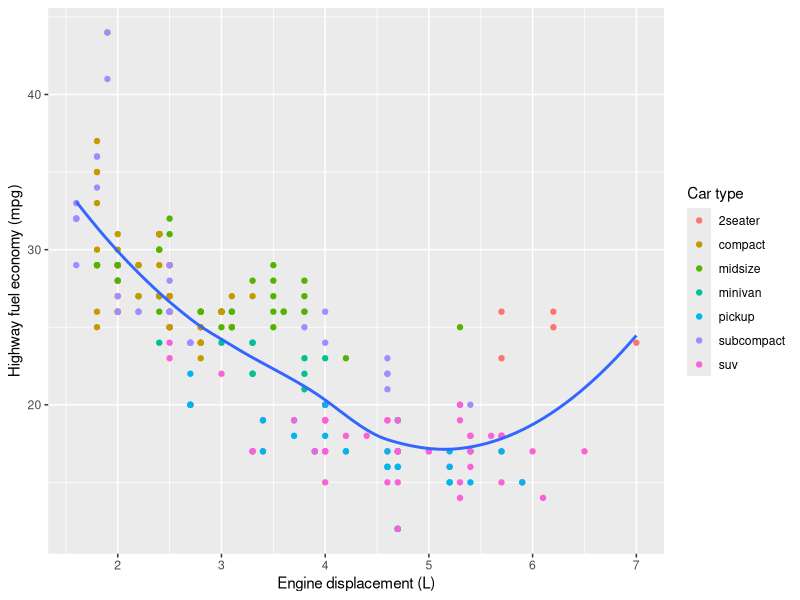
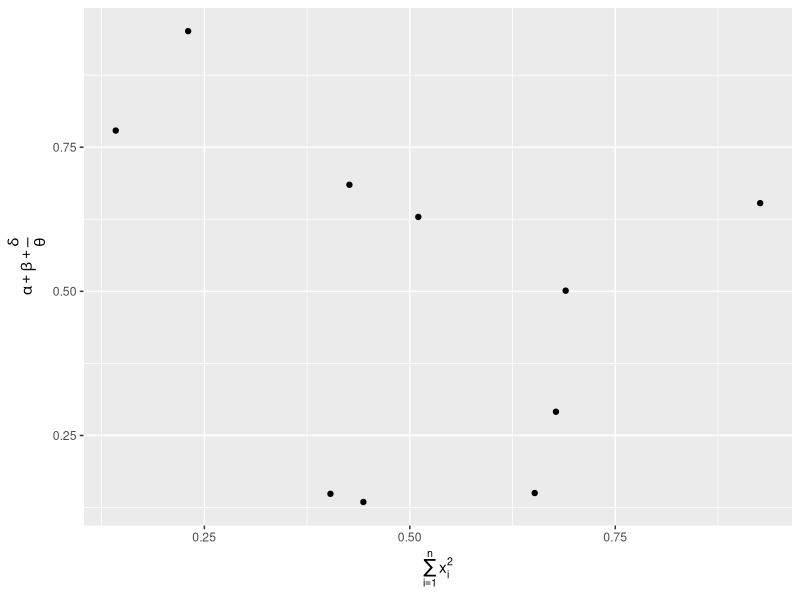
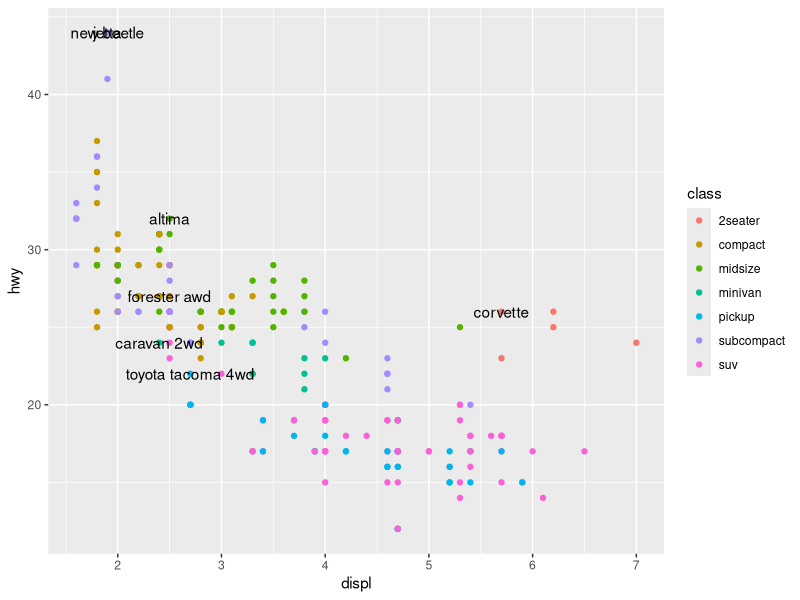
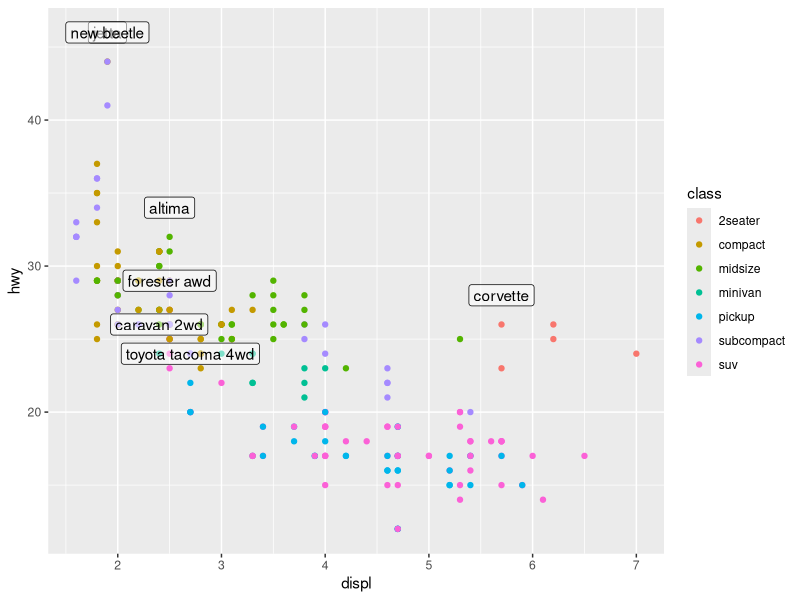
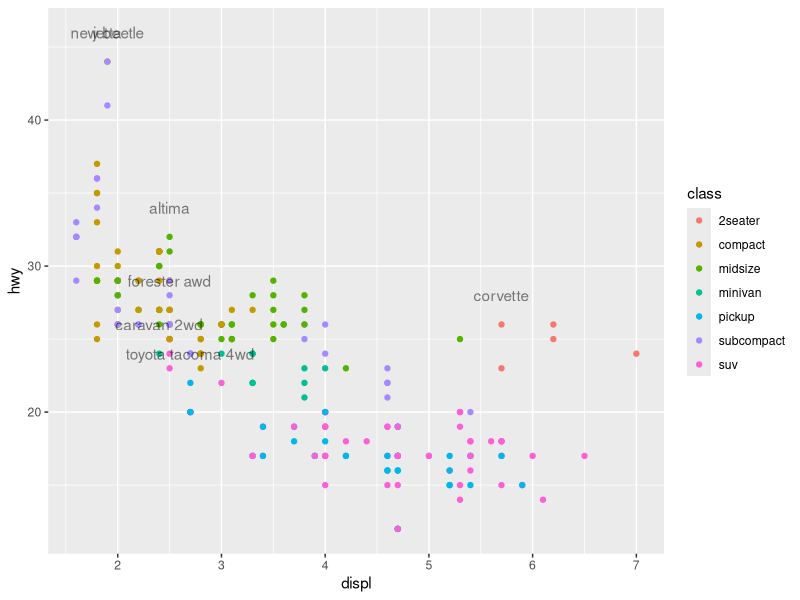
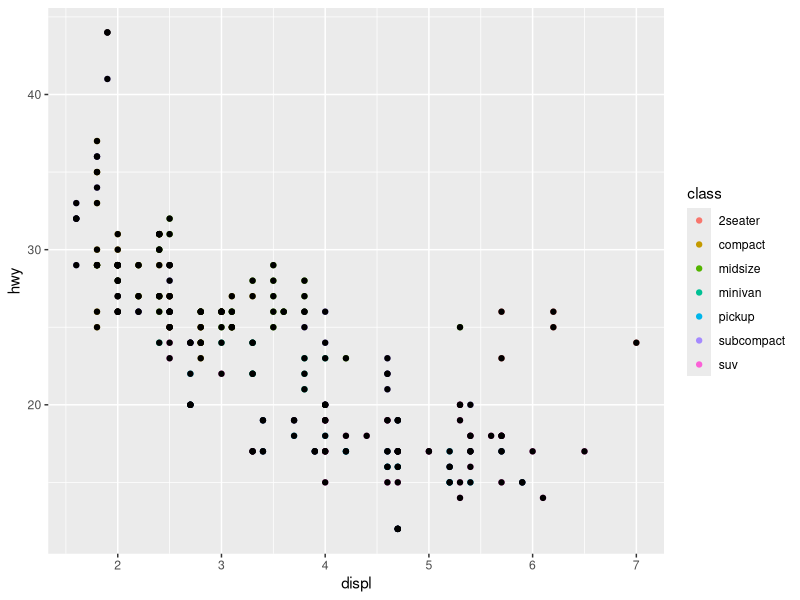
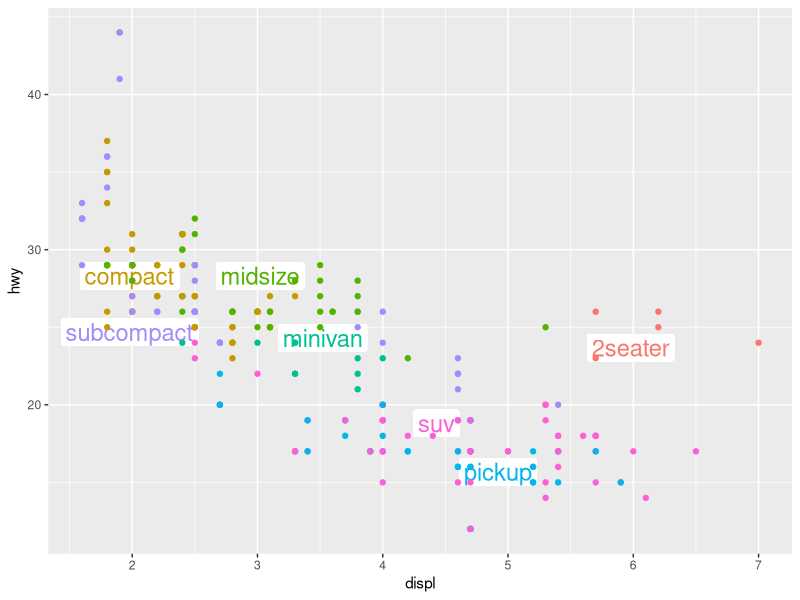
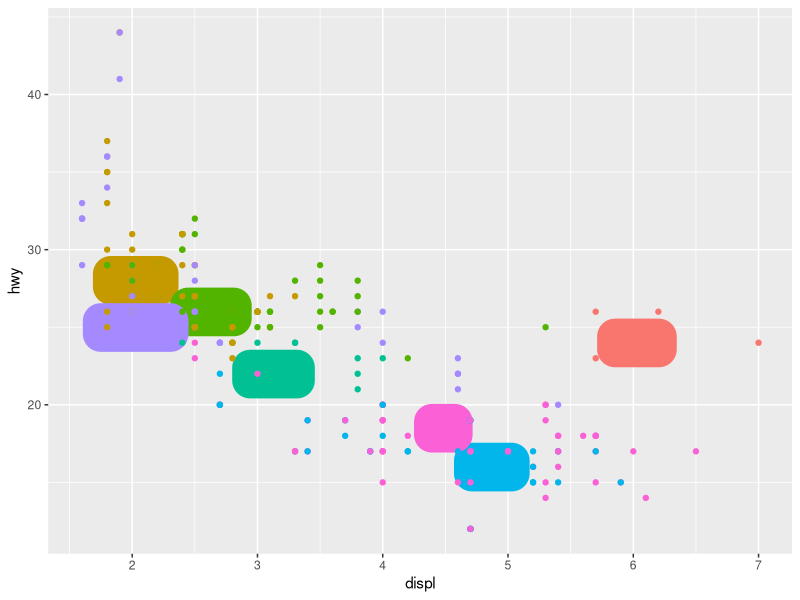

Reproduce these figures in R, in order.
#Handout 19 - March 23, 2026
# Graphics in ggplot2

library(dplyr)
library(ggplot2)

ggplot(mpg, aes(displ, hwy)) +
  geom_point(aes(colour= class)) +
  geom_smooth(se= FALSE) +
  labs(
    x= "Engine displacement (L)",
    y= "Highway fuel economy (mpg)",
    colour= "Car type"
  )

df <- tibble(
  x= runif(10), 
  y= runif(10)
)

ggplot(df, aes(x, y)) + 
  geom_point() + 
  labs(
    x= quote(sum(x[i]^2, i== 1, n)),
    y= quote(alpha + beta +frac(delta, theta))
  )

best_in_class <- mpg %>%
  group_by(class) %>%
  filter(row_number(desc(hwy))== 1)

ggplot(mpg, aes(displ, hwy)) + 
  geom_point(aes(colour= class)) +
  geom_text(aes(label= model), data= best_in_class) #text overlaps, not great visually

ggplot(mpg, aes(displ, hwy)) + 
  geom_point(aes(colour= class)) +
  geom_label(aes(label= model), data= best_in_class, 
            nudge_y= 2, alpha= 0.5) #makes titles have a black box around them

ggplot(mpg, aes(displ, hwy)) + 
  geom_point(aes(colour= class)) +
  geom_text(aes(label= model), data= best_in_class, 
             nudge_y= 2, alpha= 0.5) #makes titles transparent

library(ggrepel)

ggplot(mpg, aes(displ, hwy)) + 
  geom_point(aes(colour= class)) +
  geom_point(aes(size= 3, shape= 1, data= best_in_class) + 
               ggrepel::geom_label_repel(aes(label= model), data= best_in_class))

class_avg <-  mpg %>% group_by(class) %>%
  summarise(
    displ = median(displ), 
    hwy= median(hwy)
  )

ggplot(mpg, aes(displ, hwy, colour= class)) +
  ggrepel::geom_label_repel(aes(label= class),
                            data= class_avg, 
                            size= 6, 
                            label.size = 0, 
                            segment.color= NA) +
  geom_point() + theme(legend.position = "none")

# Adding/Removing various lines to see what they do 
ggplot(mpg, aes(displ, hwy, colour= class)) +
  ggrepel::geom_label_repel(aes(label= class),
                            data= class_avg, 
                            size= 3, 
                            label.size = 10, #this doesn't change anything?
                            segment.color= NA) +
  geom_point() + theme(legend.position = "none") #definitely want to remove legend

ggplot(mpg, aes(displ, hwy, colour= class)) +
  ggrepel::geom_label_repel(aes(label= class),
                            data= class_avg, 
                            size= 6, 
                            label.size = 0, 
                            segment.color= NA) +
  geom_point() +
  theme(legend.position = "none")

#overriding some defaults
ggplot(mpg, aes(displ, hwy)) + 
  geom_point() +
  scale_y_continuous(breaks= seq(15, 40, by= 5))

presidential %>% 
  mutate(id= 33 + row_number()) %>% 
  ggplot(aes(start, id)) +
  geom_point() +
  geom_segment(aes(xend= end, yend= id)) + #id= presidential number
  scale_x_date(NULL, breaks= presidential$start, 
               date_labels = "'%y")

#Having difficulty changing the color by party: + scale_color_manual(values= c("Republican" = "red", "Democratic"= "blue"))

#Changing legend position! 
base <- ggplot(mpg, aes(displ, hwy)) +
  geom_point(aes(colour= class))

base + theme(legend.position = "left")
base + theme(legend.position = "right") #default
base + theme(legend.position = "top")
base + theme(legend.position = "bottom")
base + theme(legend.position = "none") #suppress completely

#Changing number of rows in a legend using guides
ggplot(mpg, aes(displ, hwy)) +
  geom_point(aes(colour= class)) + 
  geom_smooth(se= FALSE) +
  theme(legend.position = "bottom") +
  guides(colour= guide_legend(nrow= 1, override.aes = list(size=4)))

ggplot(diamonds, aes(carat, price)) +
  geom_bin2d()

ggplot(diamonds, aes(log10(carat), log10(price))) + 
  geom_bin2d()

ggplot(diamonds, aes(carat, price)) + 
  geom_bin2d() +
  scale_x_log10() +
  scale_y_log10() #would not say that carat is logged but rather the axis

###### End Code ######
